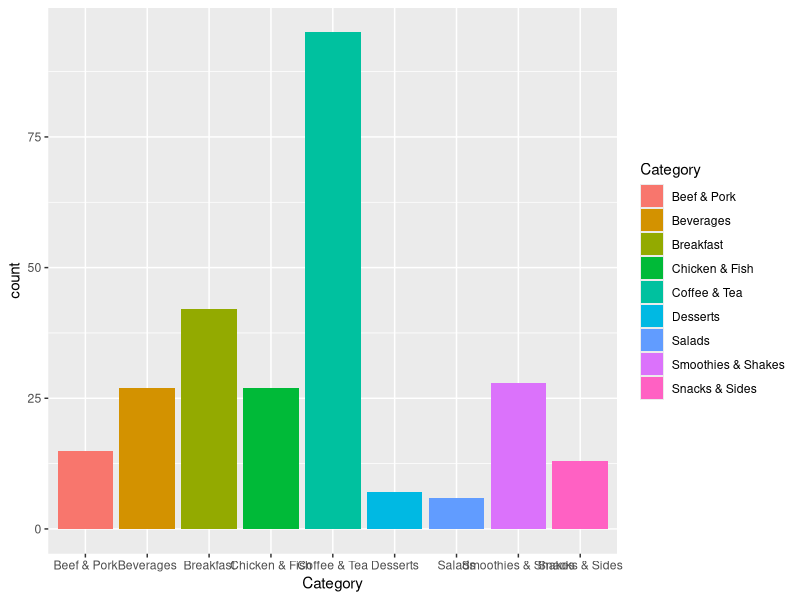
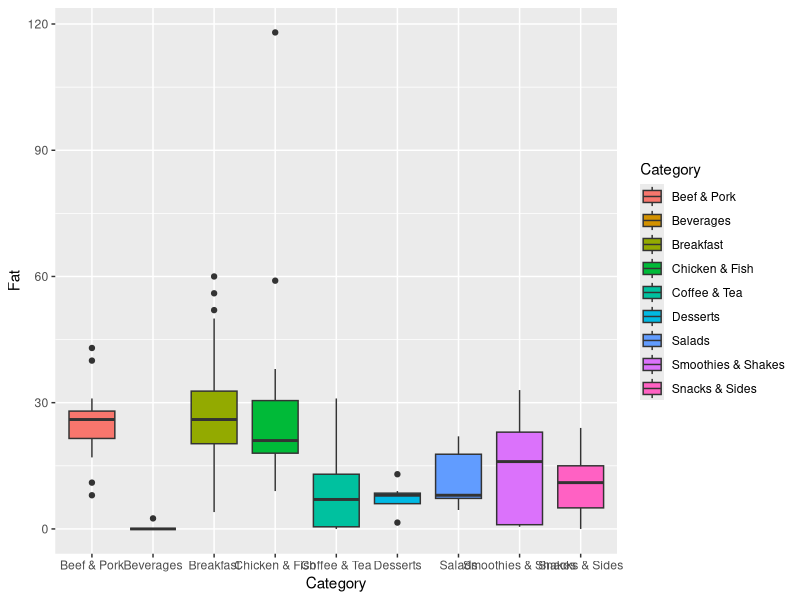
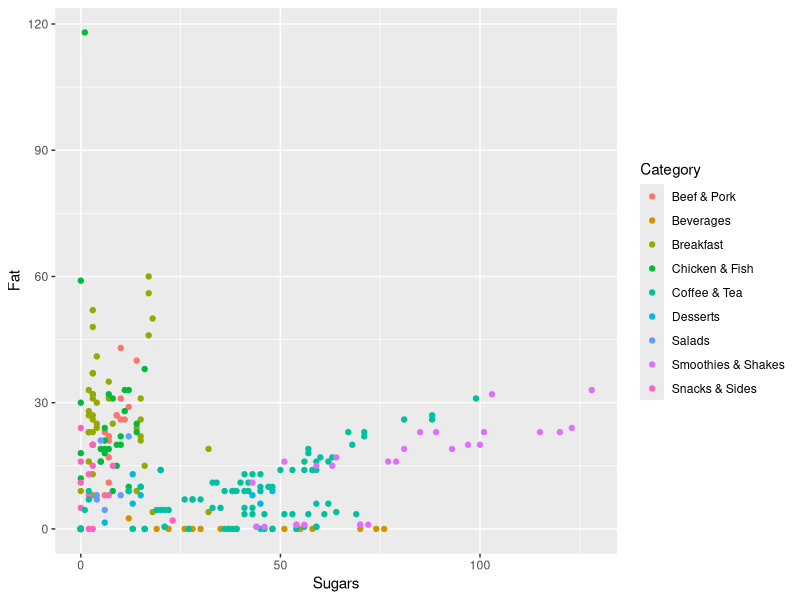
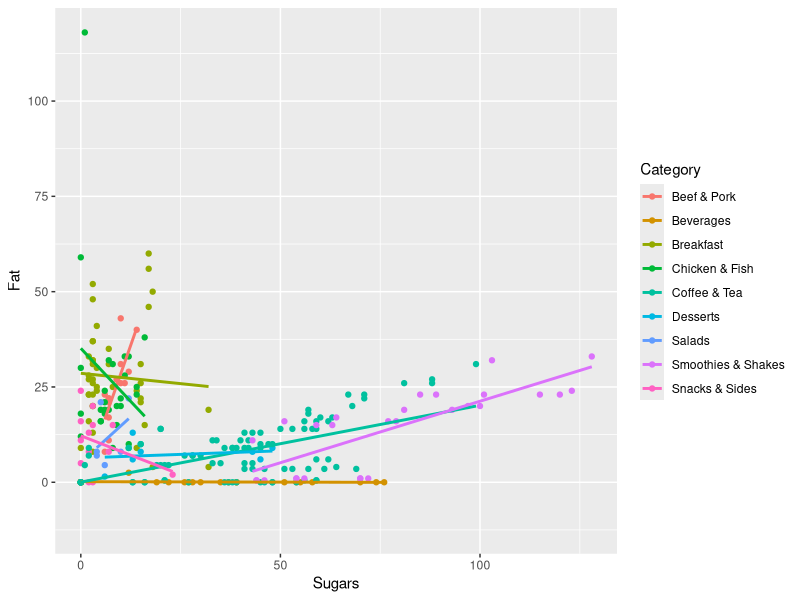

The R source for these figures, in order:
## ---- chunk 1
knitr::opts_chunk$set(echo = TRUE)
## ---- chunk 2
2+2
## ---- chunk 3
10*(5-2)/3+1
## ---- chunk 4
six <- 6
## ---- chunk 5
six + 3
six * 2
1 / six
## ---- chunk 6
blue <- 4
six + blue
## ---- chunk 7
seven <- 8
dog <- -5
blue * seven + dog
## ---- chunk 8
fibs <- c(0, 1, 1, 2, 3, 5, 8, 13, 21, 34, 55, 89, 144)
## ---- chunk 9
2 + fibs
six * fibs
## ---- chunk 10
fibs
## ---- chunk 11
fibs[1]
fibs[5]
fibs[10]
## ---- chunk 12
fibs[c(1,5,10)]
## ---- chunk 13
sqrt(16)
## ---- chunk 14
sum(six, 3, dog)
mean(fibs)
range(fibs, -4, sqrt(16), six)
## ---- chunk 15
first_five <- c(1, 2, 3, 4, 5)
## ---- chunk 16
1:5
13:28
1:100
## ---- chunk 17
seq(from=1, to=20, by=2)
## ---- chunk 18
fifths <- seq(from=-1, to=1, by=0.2)
fifths + blue
## ---- chunk 19
rep(1:5, times=2)
rep(1:5, each=3)
rep(1:5, times=2, each=3)
## ---- chunk 20
5 < 10
## ---- chunk 21
first_five == 3
## ---- chunk 22
which(first_five == 3)
## ---- chunk 23
which(fibs < 10)
## ---- chunk 24
sum(fibs) > 200
seven == 7
mean(fifths) != 0
## ---- chunk 25
menu <- read.csv("../../../data/menu.csv")
menu$Item <- stringr::str_sub(menu$Item, 1, 24)
## ---- chunk 26
head(menu, n=20)
## ---- chunk 27
head(menu)
tail(menu)
## ---- chunk 28
menu[4,2]
## ---- chunk 29
menu[3,]
## ---- chunk 30
head(menu[,2], n=10)
## ---- chunk 31
head(menu$Item, n=10)
## ---- chunk 32
fibs < 10
## ---- chunk 33
menu$Calories <= 150
## ---- chunk 34
# Here's just one row
menu[4,]
# Now, swap out the 4 for the evaluation statement: menu$Calories <= 150
menu[menu$Calories <= 150,]
## ---- chunk 35
menu[menu$Calories <= 150 & menu$Category != "Beverages",]
## ---- chunk 36
menu[menu$Calories <= 150 & 
         menu$Category != "Beverages" & 
         menu$Category != "Coffee & Tea",]
## ---- chunk 37
library(stringr)
## ---- chunk 38
str_detect(menu$Item, "Bacon")
## ---- chunk 39
menu[str_detect(menu$Item, "Bacon"),]
## ---- chunk 40
library(ggplot2)
## ---- chunk 41
ggplot(data=menu, mapping=aes(x=Category, fill=Category)) + 
    geom_bar()
## ---- chunk 42
ggplot(data=menu, mapping=aes(x=Category, y=Fat, fill=Category)) + 
    geom_boxplot()
## ---- chunk 43
ggplot(data=menu, mapping=aes(x=Sugars, y=Fat, color=Category)) + 
    geom_point()
## ---- chunk 44
ggplot(data=menu, mapping=aes(x=Sugars, y=Fat, color=Category)) + 
    geom_point() + 
    geom_smooth(method="lm", fill=NA)
## ---- chunk 45
basic_colors <- c("yellow", "blue", "green", "red", "orange", "purple", "brown", "black", "pink", "gray")

